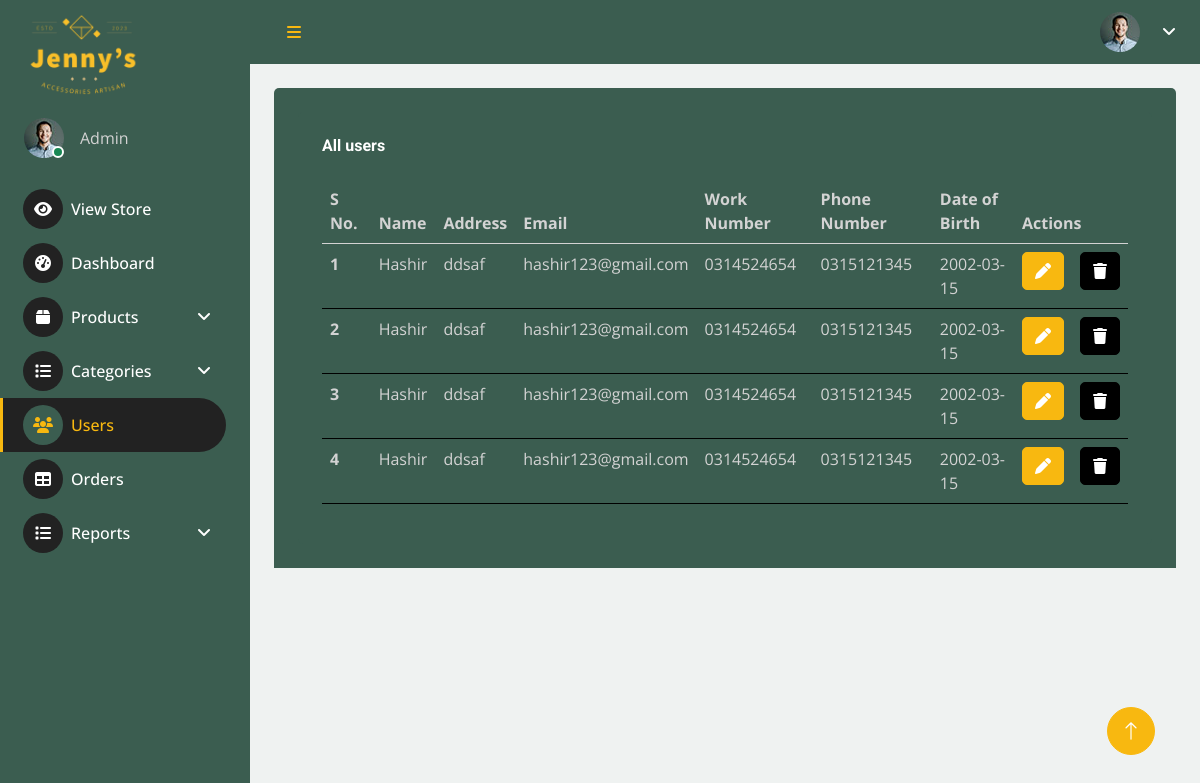
The page /dashboard/main.php?url=user on the database its author committed.
### tables this page shows
CREATE TABLE `user_detail` (
  `ud_id` int(11) NOT NULL AUTO_INCREMENT,
  `ud_name` varchar(255) DEFAULT NULL,
  `ud_adress` varchar(255) DEFAULT NULL,
  `ud_email` varchar(255) DEFAULT NULL,
  `ud_work_num` varchar(255) DEFAULT NULL,
  `ud_phone_num` varchar(255) DEFAULT NULL,
  `ud_dob` varchar(255) DEFAULT NULL,
  `ud_remarks` varchar(255) DEFAULT NULL,
  `u_id` int(11) DEFAULT NULL,
  PRIMARY KEY (`ud_id`),
  KEY `u_id` (`u_id`),
  CONSTRAINT `user_detail_ibfk_1` FOREIGN KEY (`u_id`) REFERENCES `user_account` (`u_id`)
);

### dashboard/components/users.php (the view, shortened to what this page needs)
<div class="container-fluid pt-4 px-4">
    <div class="bg-secondary rounded-top p-4">
        <div class="bg-secondary rounded h-100 p-4">
            <h6 class="mb-4">All users</h6>
            <div class="table-responsive">
                <table class="table">
                        <?php
                            $sqlQuery = "SELECT * FROM `user_detail`";
                            $result = mysqli_query($connection, $sqlQuery);
                            if(mysqli_num_rows($result) > 0){
                                $x = 1;
                                echo "
                                    <thead>
                                        <tr>
                                            <th scope='col'>S No.</th>
                                            <th scope='col'>Name</th>
                                            <th scope='col'>Address</th>
                                            <th scope='col'>Email</th>
                                            <th scope='col'>Work Number</th>
                                            <th scope='col'>Phone Number</th>
                                            <th scope='col'>Date of Birth</th>
                                            <th colspan='2' scope='col'>Actions</th>
                                        </tr>
                                    </thead>
                                    <tbody>
                                ";
                                while($row = mysqli_fetch_assoc($result)){
                                    $udId = $row['ud_id'];
                                    $udName = $row['ud_name'];
                                    $udEmail = $row['ud_email'];
                                    $udAddress = $row['ud_adress'];
                                    $udWorkNum = $row['ud_work_num'];
                                    $udPersonalNum = $row['ud_phone_num'];
                                    $udDOB = $row['ud_dob'];
                                    echo "
                                        <tr>
                                            <th scope='row'>$x</th>
                                            <td>$udName</td>
                                            <td>$udAddress</td>
                                            <td>$udEmail</td>
                                            <td>$udWorkNum</td>
                                            <td>$udPersonalNum</td>
                                            <td>$udDOB</td>
                                            <td>
                                                <button class='btn btn-primary' onclick='updateModal($udId)'><i class='fa-solid fa-pen'></i></button>
                                            </td>
                                            <td>
                                                <button class='btn btn-dark' onclick='deleteModal($udId)'><i class='fa-solid fa-trash'></i></button>
                                            </td>
                                        </tr>
                                    ";
                                    $x++;
                                }
                            }else{
                                echo "
                                    <p>No user found!</p>
                                ";
                            }
                        ?>
                    </tbody>
                </table>
            </div>
        </div>
    </div>
</div>

### dashboard/css/style.css (style rules this page uses)
:root { --primary: #f8b810; --secondary: #3B5D50; --light: #fff; --dark: #222222; }
.btn { transition: .5s; }
p, span, table, tr, td, th { color: lightgray !important; }

### rows shown on the page
user_detail: ud_name "Hashir", ud_adress "ddsaf", ud_email "hashir123@gmail.com", ud_work_num "0314524654", ud_phone_num "0315121345", ud_dob "2002-03-15"
user_detail: ud_name "Hashir", ud_adress "ddsaf", ud_email "hashir123@gmail.com", ud_work_num "0314524654", ud_phone_num "0315121345", ud_dob "2002-03-15"
user_detail: ud_name "Hashir", ud_adress "ddsaf", ud_email "hashir123@gmail.com", ud_work_num "0314524654", ud_phone_num "0315121345", ud_dob "2002-03-15"
user_detail: ud_name "Hashir", ud_adress "ddsaf", ud_email "hashir123@gmail.com", ud_work_num "0314524654", ud_phone_num "0315121345", ud_dob "2002-03-15"
